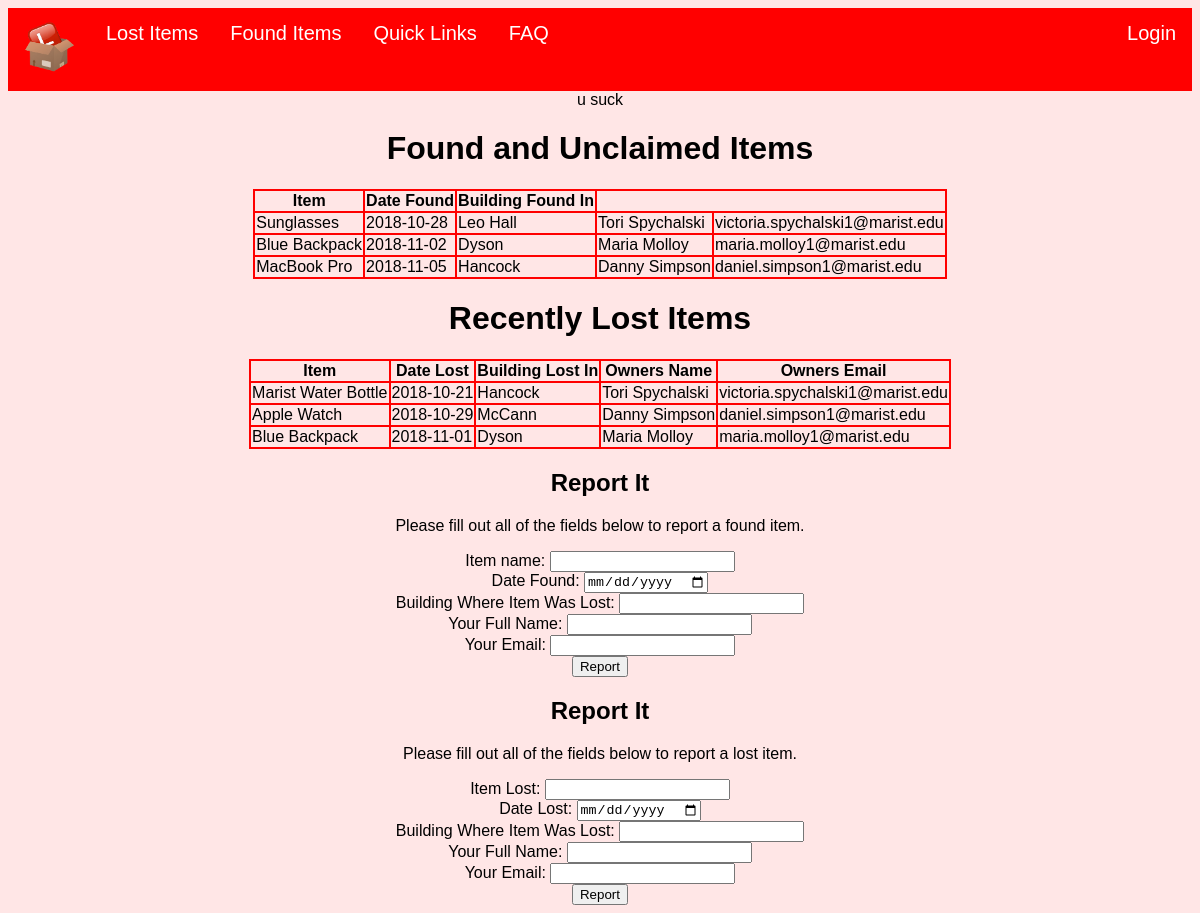
/admin/admin.php, run on the app's committed database.
### tables this page shows
CREATE TABLE foundItems_t
(   ItemID INT PRIMARY KEY AUTO_INCREMENT,
    ItemName TEXT NOT NULL,
    DateFound DATE NOT NULL,
    BuildingFound TEXT NOT NULL,
    findersName VARCHAR(80) NOT NULL,
    findersEmail VARCHAR(80) NOT NULL
     
    );

CREATE TABLE lostItems_t
(   ItemID INT PRIMARY KEY AUTO_INCREMENT,
    ItemName TEXT NOT NULL,
    DateLost DATE NOT NULL,
    BuildingLost TEXT NOT NULL,
    ownersName VARCHAR(80) NOT NULL,
    ownersEmail VARCHAR(80) NOT NULL
     
);

### admin/admin.php (the view, shortened to what this page needs)
<!DOCTYPE html>
<html>
<head>
 <link rel = "stylesheet" type = "text/css" href = "../homepage/limbostyle.css" />
</head>
<body>
<ul>
  <li><a href="../homepage/landing.php"> <img src="../homepage/limbobox.png" alt="Limbo Box" width="50" height="50"> </a></li>
  <li><a href="../users/lost.php">Lost Items</a></li>
  <li><a href="../users/found.php">Found Items</a></li>
 <li><a href="../users/quicklinks.html">Quick Links</a></li>
  <li><a href="../users/FAQ.html">FAQ</a></li>
  <li style="float:right"><a href="../login/login.php">Login</a></li>
        </ul>
    <?php
      require '../database/connect_db.php';
      if (isset($_POST["buildingLost"]) & isset($_POST["dateFound"]) & isset($_POST["itemName"]) & isset($_POST["findersName"]) & isset($_POST["findersEmail"])) {
          $itemName = $_POST["itemName"];
          $dateFound = $_POST["dateFound"];
          $buildingFound= $_POST["buildingFound"];
          $findersName = $_POST["findersName"];
          $findersEmail = $_POST["findersEmail"];
          $foundItem = "INSERT INTO foundItems_t (ItemName, DateFound, BuildingFound, findersName, findersEmail)
                        VALUES('$itemName', '$dateFound', '$buildingFound', '$findersName', '$findersEmail')";
          echo $foundItem;
          $result = mysqli_query($con, $foundItem);
            if ($result){
                echo 'You have reported your found item. Be sure to check back frequently to see if your item has been found!';
            } else {
                echo 'Oops something went wrong! Please fill out all of the fields below.';
            }
      }
      else {
          echo 'u suck';
      }
      $query = 'SELECT itemName, dateFound, buildingFound, findersName, findersEmail FROM foundItems_t ORDER BY dateFound' ;
      $results = mysqli_query( $con , $query ) ;
      if( $results ){
        echo '<H1>Found and Unclaimed Items</H1>' ;
        echo '<center>';
        echo '<TABLE>';
        echo '<TR>';
        echo '<TH>Item</TH>';
        echo '<TH>Date Found</TH>';
        echo '<th>Building Found In</th>';
        echo '</TR>';
        echo '</center>';
        while ( $row = mysqli_fetch_array( $results , MYSQLI_ASSOC ) )
        {
            echo '<TR>' ;
            echo '<TD>' . $row['itemName'] . '</TD>' ;
            echo '<TD>' . $row['dateFound'] . '</TD>' ;
            echo '<TD>' . $row['buildingFound'] . '</TD>' ;
            echo '<TD>' . $row['findersName'] . '</TD>' ;
            echo '<TD>' . $row['findersEmail'] . '</TD>' ;
            echo '</TR>' ;
        }
      }
      else
      {
        echo '<p>' . mysqli_error( $con ) . '</p>'  ;
      }
      $query = 'SELECT ItemName, DateLost, BuildingLost, ownersName, ownersEmail FROM lostItems_t ORDER BY DateLost' ;
      $results = mysqli_query($con, $query ) ;
      if( $results )
      {
          echo '<H1>Recently Lost Items</H1>' ;
          echo '<center>';
          echo '<TABLE border="1">';
          echo '<TR>';
          echo '<TH>Item</TH>';
          echo '<TH>Date Lost</TH>';
          echo '<th>Building Lost In</th>';
          echo '<TH>Owners Name</TH>';
          echo '<TH>Owners Email</TH>';
          echo '</TR>';
          echo '</center>';
          while ( $row = mysqli_fetch_array( $results , MYSQLI_ASSOC ) )
          {
              echo '<TR>' ;
              echo '<TD>' . $row['ItemName'] . '</TD>' ;
              echo '<TD>' . $row['DateLost'] . '</TD>' ;
              echo '<TD>' . $row['BuildingLost'] . '</TD>' ;
              echo '<TD>' . $row['ownersName'] . '</TD>' ;
              echo '<TD>' . $row['ownersEmail'] . '</TD>' ;
              echo '</TR>' ;
          }
      }
      else
      {
          echo '<p>' . mysqli_error( $con ) . '</p>'  ;
      }
   ?>
   <h2>Report It</h2>
          <p>Please fill out all of the fields below to report a found item.</p>
          <form method="POST" action="found.php">
          Item name: <input type="text" name="itemName"><br/>
          Date Found: <input type="date" name="dateFound"><br/>
          Building Where Item Was Lost: <input list="buildings" type="text" name="buildingLost">
          <br/>
          Your Full Name: <input type="text" name="findersName"><br/>
           Your Email: <input type="text" name="findersEmail"><br/>
          <input type="submit" value="Report">
      </form>
      <h2>Report It</h2>
              <p>Please fill out all of the fields below to report a lost item.</p>
              <form method="POST" action="lost.php">
              Item Lost: <input type="text" name="itemName"><br/>
              Date Lost: <input type="date" name="dateLost"><br/>
              Building Where Item Was Lost: <input list="buildings" type="text" name="buildingLost">
              <br/>
              Your Full Name: <input type="text" name="ownersName"><br/>
              Your Email: <input type="text" name="ownersEmail"><br/>
              <input type="submit" value="Report"></form>
  </body>
</html>

### homepage/limbostyle.css (style rules this page uses)
body { font-family: "Verdana", Geneva, sans-serif; text-align: center; background-color: #ffe6e6; }
ul { list-style-type: none; margin: 0; padding: 0; overflow: hidden; background-color: #ff0000; position: -webkit-sticky; position: sticky; top: 0; }
li { float: left; }
li a { font-family: "Verdana", Geneva, sans-serif; font-size: 20px; display: block; color: white; text-align: center; padding: 14px 16px; text-decoration: none; }
table, th, td { border: 2px solid red; border-collapse: collapse; }

### data on the page
founditems_t: ItemName "Sunglasses", DateFound "2018-10-28", BuildingFound "Leo Hall", findersName "Tori Spychalski", findersEmail "victoria.spychalski1@marist.edu"
founditems_t: ItemName "Blue Backpack", DateFound "2018-11-02", BuildingFound "Dyson", findersName "Maria Molloy", findersEmail "maria.molloy1@marist.edu"
founditems_t: ItemName "MacBook Pro", DateFound "2018-11-05", BuildingFound "Hancock", findersName "Danny Simpson", findersEmail "daniel.simpson1@marist.edu"
lostitems_t: ItemName "Marist Water Bottle", DateLost "2018-10-21", BuildingLost "Hancock", ownersName "Tori Spychalski", ownersEmail "victoria.spychalski1@marist.edu"
lostitems_t: ItemName "Apple Watch", DateLost "2018-10-29", BuildingLost "McCann", ownersName "Danny Simpson", ownersEmail "daniel.simpson1@marist.edu"
lostitems_t: ItemName "Blue Backpack", DateLost "2018-11-01", BuildingLost "Dyson", ownersName "Maria Molloy", ownersEmail "maria.molloy1@marist.edu"
